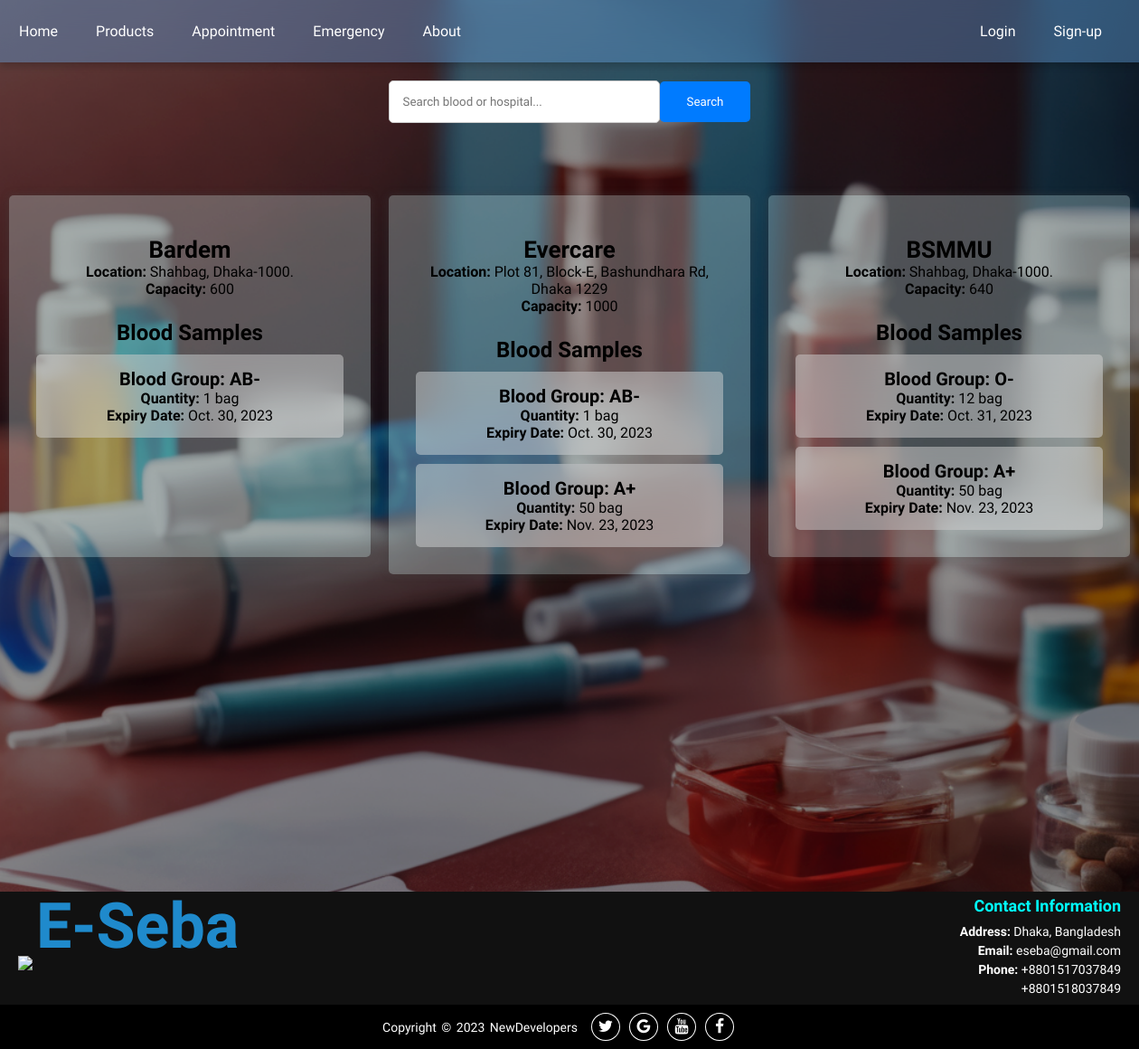
The app's page /emergency/ with its own data.
### myApp/models.py (models this page shows, shortened)
class Hospital(models.Model):
    hospital_name = models.CharField(max_length=100)
    location = models.CharField(max_length=200)
    capacity = models.IntegerField()
    blood_samples = models.ManyToManyField('Blood', related_name='hospitals')

class Blood(models.Model):
    BLOOD_GROUP_CHOICES = (
        ('A+', 'A+'),
        ('B+', 'B+'),
        ('AB+', 'AB+'),
        ('O+', 'O+'),
        ('A-', 'A-'),
        ('B-', 'B-'),
        ('AB-', 'AB-'),
        ('O-', 'O-'),
    )
    blood_group = models.CharField(max_length=20, choices=BLOOD_GROUP_CHOICES)
    quantity = models.PositiveIntegerField()
    expiry_date = models.DateField()

### myApp/views.py (the view)
# urls.py: path('emergency/', views.emergency, name='emergency'),
def emergency(request):
    hospitals = Hospital.objects.all()
    context = {
        'hospitals': hospitals
    }
    return render(request, "emergency.html", context)

### myApp/templates/emergency.html (shortened to what this page needs)
{% extends 'base.html' %}
{% load static %}
{% block extra-styles %}
    <link rel="stylesheet" href="{% static 'css/__emergency.css' %}">
{% endblock %}
{% block content %}
<div class="search-container">
    <form id="search-form" action="{% url 'blood_search' %}" method="get">
        <input type="text" id="search-input" name="q" placeholder="Search blood or hospital...">
        <button type="submit" id="search-button">Search</button>
    </form>
</div>
<div class="main-container">
    {% if hospitals %}
        {% for hospital in hospitals %}
        <div class="container" id="hospital-container">
            <div class="hospital-card">
                <h1 class="hospital-name">{{ hospital.hospital_name }}</h1>
                <p class="hospital-location"><strong>Location:</strong> {{ hospital.location }}</p>
                <p class="hospital-capacity"><strong>Capacity:</strong> {{ hospital.capacity }}</p>
            </div>
            {% if hospital.blood_samples.all %}
                <div class="blood-samples">
                    <h2>Blood Samples</h2>
                    {% for blood_sample in hospital.blood_samples.all %}
                        <div class="blood-sample-card">
                            <h3 class="blood-group">Blood Group: {{ blood_sample.get_blood_group_display }}</h3>
                            <p class="blood-quantity"><strong>Quantity:</strong> {{ blood_sample.quantity }} bag</p>
                            <p class="blood-expiry-date"><strong>Expiry Date:</strong> {{ blood_sample.expiry_date }}</p>
                        </div>
                    {% endfor %}
                </div>
            {% endif %}
        </div>
        {% endfor %}
    {% endif %}
</div>
{% endblock %}

### myApp/static/css/__base.css (style rules this page uses)
* { margin: 0; padding: 0; box-sizing: border-box; }
body { font-family: 'Mooli', sans-serif; display: flex; min-height: 100vh; align-items: center; text-align: center; background-image: url(../image/background.png); background-size: cover; background-position: center; background-repeat: no-repeat; color: #fff; background-attachment: fixed; flex-direction: column; }

### myApp/static/css/__emergency.css (style rules this page uses)
.main-container { min-height: 100vh; display: flex; flex-direction: row; justify-content: flex-start; align-items: flex-start; padding: 20px; }
.search-container { margin: 20px 0px 50px; display: flex; justify-content: center; align-items: center; }
.search-container form { font-family: 'Mooli', sans-serif; display: flex; align-items: center; }
.search-container input[type="text"] { font-family: 'Mooli', sans-serif; padding: 15px; width: 300px; border: 1px solid #ccc; border-radius: 5px; outline: none; }
.search-container button { font-family: 'Mooli', sans-serif; padding: 15px 30px; background-color: #007bff; color: #fff; border: none; border-radius: 5px; cursor: pointer; }
.container { color: #000; width: 400px; min-height: 400px; margin: 10px; padding: 20px; transition: transform 0.2s; border-radius: 5px; box-shadow: 0 0 10px rgba(69, 69, 69, 0.355); background-color: rgba(222, 255, 254, 0.277); }
.hospital-card { border-radius: 5px; margin: 10px; padding: 15px; font-size: 20px; }
.blood-sample-card { border-radius: 5px; margin: 10px; padding: 15px; background-color: rgba(221, 221, 221, 0.454); backdrop-filter: blur(20px); }
.hospital-name { font-size: 26px; }
.blood-group { font-size: 20px; }
.hospital-location, .hospital-capacity { font-size: 16px; }
.blood-quantity, .blood-expiry-date { font-size: 16px; }

### records on screen
Hospital: hospital_name "Bardem", location "Shahbag, Dhaka-1000.", capacity "600"
Blood: blood_group "AB-", quantity "1", expiry_date "Oct. 30, 2023"
Hospital: hospital_name "Evercare", location "Plot 81, Block-E, Bashundhara Rd, Dhaka 1229", capacity "1000"
Blood: blood_group "A+", quantity "50", expiry_date "Nov. 23, 2023"
Hospital: hospital_name "BSMMU", location "Shahbag, Dhaka-1000.", capacity "640"
Blood: blood_group "O-", quantity "12", expiry_date "Oct. 31, 2023"
